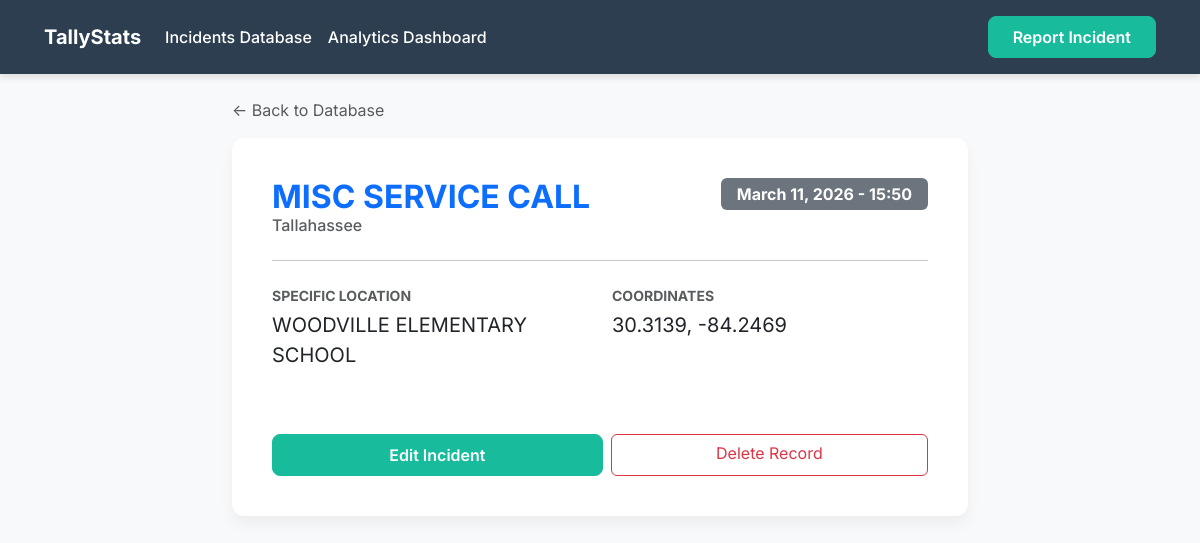
The app's page /records/12246/ with its own data.
### myapp/models.py (models this page shows, shortened)
class CrimeIncident(models.Model):
    city = models.ForeignKey(City, on_delete=models.CASCADE, related_name='crime_incidents')
    date_time = models.DateTimeField()
    reason = models.CharField(max_length=200)
    location = models.CharField(max_length=255, null=True, blank=True)
    latitude = models.FloatField(null=True, blank=True)
    longitude = models.FloatField(null=True, blank=True)
    created_at = models.DateTimeField(auto_now_add=True)
    class Meta:
        ordering = ['-date_time']

class City(models.Model):
    name = models.CharField(max_length=100, unique=True)
    class Meta:
        verbose_name_plural = "Cities"

### myapp/views.py (the view)
# urls.py: path('records/<int:pk>/', views.record_detail, name='record_detail'),
def record_detail(request, pk):
    incident = get_object_or_404(CrimeIncident, pk=pk)
    return render(request, 'myapp/detail.html', {'incident': incident})

### myapp/templates/myapp/detail.html (shortened to what this page needs)
{% extends 'myapp/base.html' %}
{% block content %}
<div class="row justify-content-center">
    <div class="col-md-8">
        <a href="{% url 'records_list' %}" class="text-decoration-none text-muted mb-3 d-inline-block">&larr; Back to Database</a>
        <div class="card card-custom p-4">
            <div class="card-body">
                <div class="d-flex justify-content-between align-items-start mb-4">
                    <div>
                        <h2 class="card-title text-primary fw-bold mb-1">{{ incident.reason }}</h2>
                        <h6 class="card-subtitle text-muted">{{ incident.city.name }}</h6>
                    </div>
                    <span class="badge bg-secondary px-3 py-2 fs-6">{{ incident.date_time|date:"F d, Y - H:i" }}</span>
                </div>
                <hr class="mb-4">
                <div class="row mb-4">
                    <div class="col-sm-6 mb-3 mb-sm-0">
                        <p class="text-muted mb-1 text-uppercase small fw-bold">Specific Location</p>
                        <p class="fs-5">{{ incident.location|default:"Not specified" }}</p>
                    </div>
                    <div class="col-sm-6">
                        <p class="text-muted mb-1 text-uppercase small fw-bold">Coordinates</p>
                        {% if incident.latitude and incident.longitude %}
                            <p class="fs-5">{{ incident.latitude|floatformat:4 }}, {{ incident.longitude|floatformat:4 }}</p>
                        {% else %}
                            <p class="fs-5">Unknown</p>
                        {% endif %}
                    </div>
                </div>
                <div class="d-flex gap-2 mt-5">
                    <a href="{% url 'record_edit' incident.pk %}" class="btn btn-primary-custom text-white flex-grow-1">Edit Incident</a>
                    <a href="{% url 'record_delete' incident.pk %}" class="btn btn-outline-danger flex-grow-1">Delete Record</a>
                </div>
            </div>
        </div>
    </div>
</div>
{% endblock %}

### myapp/static/css/style.css (style rules this page uses)
:root { --primary-color: #2c3e50; --secondary-color: #18bc9c; --bg-color: #f8f9fa; --card-bg: #ffffff; --text-color: #333333; }
body { background-color: var(--bg-color); font-family: 'Inter', -apple-system, BlinkMacSystemFont, "Segoe UI", Roboto, "Helvetica Neue", Arial, sans-serif; color: var(--text-color); }
.card-custom { border: none; border-radius: 12px; background-color: var(--card-bg); box-shadow: 0 8px 15px rgba(0, 0, 0, 0.05); transition: transform 0.2s ease, box-shadow 0.2s ease; }
.btn-primary-custom { background-color: var(--secondary-color); border-color: var(--secondary-color); border-radius: 8px; padding: 0.5rem 1.5rem; font-weight: 600; transition: all 0.3s ease; }

### records on screen
CrimeIncident: reason "MISC SERVICE CALL", city.name "Tallahassee", date_time "March 11, 2026 - 15:50", location "WOODVILLE ELEMENTARY SCHOOL", latitude "30.3139", longitude "-84.2469"
